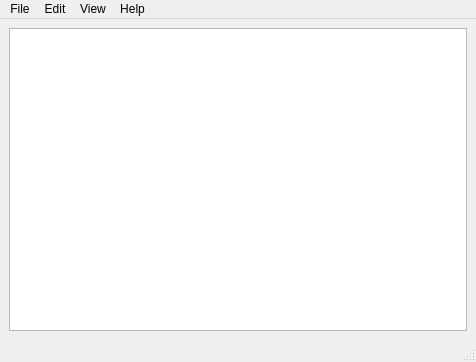
<?xml version="1.0" encoding="UTF-8"?>
<ui version="4.0">
 <class>mainWindow</class>
 <widget class="QMainWindow" name="mainWindow">
  <property name="geometry">
   <rect>
    <x>0</x>
    <y>0</y>
    <width>476</width>
    <height>362</height>
   </rect>
  </property>
  <property name="windowTitle">
   <string>Minecraft Resource Calculator</string>
  </property>
  <widget class="QWidget" name="centralwidget">
   <layout class="QVBoxLayout" name="verticalLayout_2">
    <item>
     <widget class="QTreeView" name="stepsTreeView"/>
    </item>
   </layout>
  </widget>
  <widget class="QMenuBar" name="menubar">
   <property name="geometry">
    <rect>
     <x>0</x>
     <y>0</y>
     <width>476</width>
     <height>21</height>
    </rect>
   </property>
   <widget class="QMenu" name="menuFile">
    <property name="title">
     <string>File</string>
    </property>
    <addaction name="actionNew_Craft"/>
    <addaction name="separator"/>
    <addaction name="actionQuit"/>
   </widget>
   <widget class="QMenu" name="menuEdit">
    <property name="title">
     <string>Edit</string>
    </property>
    <addaction name="actionEditRecipe"/>
   </widget>
   <widget class="QMenu" name="menuHelp">
    <property name="title">
     <string>Help</string>
    </property>
    <addaction name="actionAbout"/>
   </widget>
   <widget class="QMenu" name="menuView">
    <property name="title">
     <string>View</string>
    </property>
    <addaction name="actionExpand_All"/>
   </widget>
   <addaction name="menuFile"/>
   <addaction name="menuEdit"/>
   <addaction name="menuView"/>
   <addaction name="menuHelp"/>
  </widget>
  <widget class="QStatusBar" name="statusbar"/>
  <action name="actionNew_Craft">
   <property name="text">
    <string>New Craft...</string>
   </property>
  </action>
  <action name="actionQuit">
   <property name="text">
    <string>Quit</string>
   </property>
  </action>
  <action name="actionEditRecipe">
   <property name="text">
    <string>Recipe...</string>
   </property>
   <property name="toolTip">
    <string>Edit Recipe</string>
   </property>
  </action>
  <action name="actionAbout">
   <property name="text">
    <string>About</string>
   </property>
  </action>
  <action name="actionExpand_All">
   <property name="text">
    <string>Expand All</string>
   </property>
  </action>
 </widget>
 <resources/>
 <connections/>
</ui>
